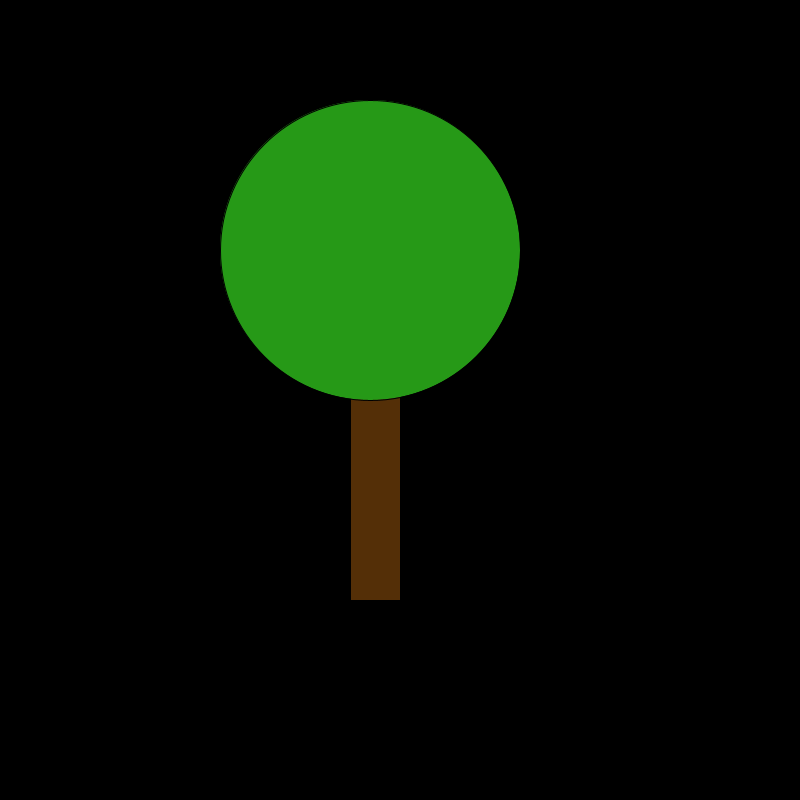
Frame 1 (no input)
Frame 2 (the mouse pressed at the canvas centre, redrawn once): identical to frame 1, image omitted

The Processing sketch that drew this single still picture (run headless with seeded random() and noise(); the mouse was pressed at the canvas centre and the sketch redrawn once):

// Processing sketch: sketch_9_9
// ── sketch_9_9.pde

void setup(){
size(800,800);

}

void draw(){
background(0,0,0);
noLoop();
boom();


}


void boom(){
  fill(84, 47, 7);
  rect(350,300,50,300);
  noFill();
  fill(38, 153, 23);
  ellipse(370,250,300,300);

  
}
